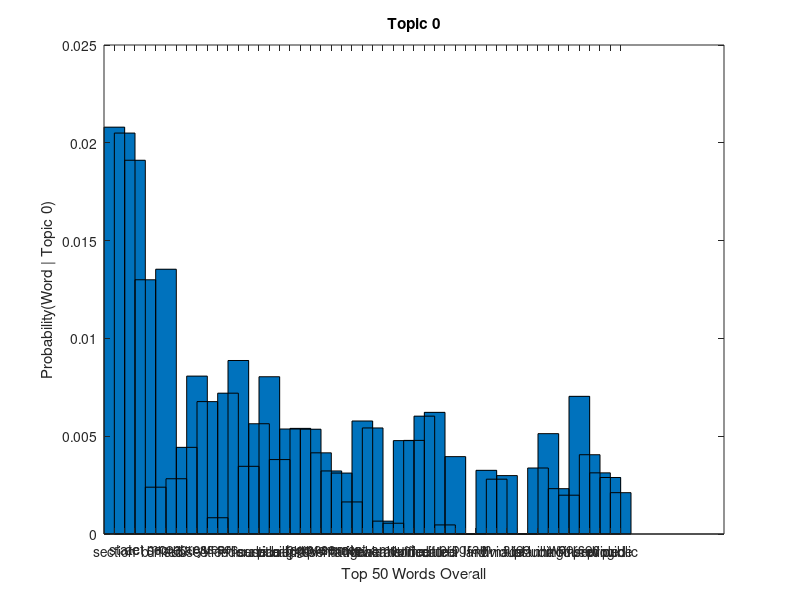

Write MATLAB code to recreate this figure.
%x =  [ 351 147 269 585 342 146 725 2 690 3 98 490 683 10 324 348 1 584 705 192 76 4 101 554 40 616 492 694 462 6 166 482 500 737 506 572 7 186 252 419 829 75 57 345 861 594 472 507 607 250 ];
%y = [ 0.0208 0.020498 0.019108 0.012998 0.0023935 0.013537 0.0028246 0.0044303 0.0080728 0.0067688 0.00083088 0.0071999 0.0088703 0.0034604 0.0056373 0.0080405 0.0038052 0.0053679 0.0054002 0.0053571 0.0041501 0.0032233 0.0031155 0.0016391 0.0057774 0.0054217 0.00065845 0.00055069 0.0047751 0.0047859 0.0060252 0.0062192 0.00046447 0.0039561 1.0777e-06 1.0777e-06 0.0032556 0.002803 0.0029862 1.1854e-05 1.0777e-06 0.0033742 0.0051308 0.0023181 0.001984 0.0070382 0.0040531 0.0031263 0.0028892 0.0021133 ];
x = 1:1:50
xlabels =  { ' section ' ' state ' ' act ' ' b ' ' mr ' ' united ' ' secretary ' ' congress ' ' subsection ' ' u ' ' year ' ' sec ' ' federal ' ' house ' ' service ' ' title ' ' bill ' ' paragraph ' ' term ' ' purpose ' ' representative ' ' government ' ' senate ' ' national ' ' law ' ' general ' ' health ' ' amount ' ' amended ' ' office ' ' committee ' ' date ' ' fund ' ' ii ' ' program ' ' land ' ' h ' ' individual ' ' made ' ' area ' ' plan ' ' including ' ' ha ' ' wa ' ' introduced ' ' person ' ' inserting ' ' provided ' ' provide ' ' public ' };
y = [ 0.0208 0.020498 0.019108 0.012998 0.0023935 0.013537 0.0028246 0.0044303 0.0080728 0.0067688 0.00083088 0.0071999 0.0088703 0.0034604 0.0056373 0.0080405 0.0038052 0.0053679 0.0054002 0.0053571 0.0041501 0.0032233 0.0031155 0.0016391 0.0057774 0.0054217 0.00065845 0.00055069 0.0047751 0.0047859 0.0060252 0.0062192 0.00046447 0.0039561 1.0777e-06 1.0777e-06 0.0032556 0.002803 0.0029862 1.1854e-05 1.0777e-06 0.0033742 0.0051308 0.0023181 0.001984 0.0070382 0.0040531 0.0031263 0.0028892 0.0021133 ];
bar(x,y,2);
title('Topic 0');
xlabel('Top 50 Words Overall')
ylabel('Probability(Word | Topic 0)')
set(gca, 'XTick', 1:50, 'XTickLabel', xlabels);